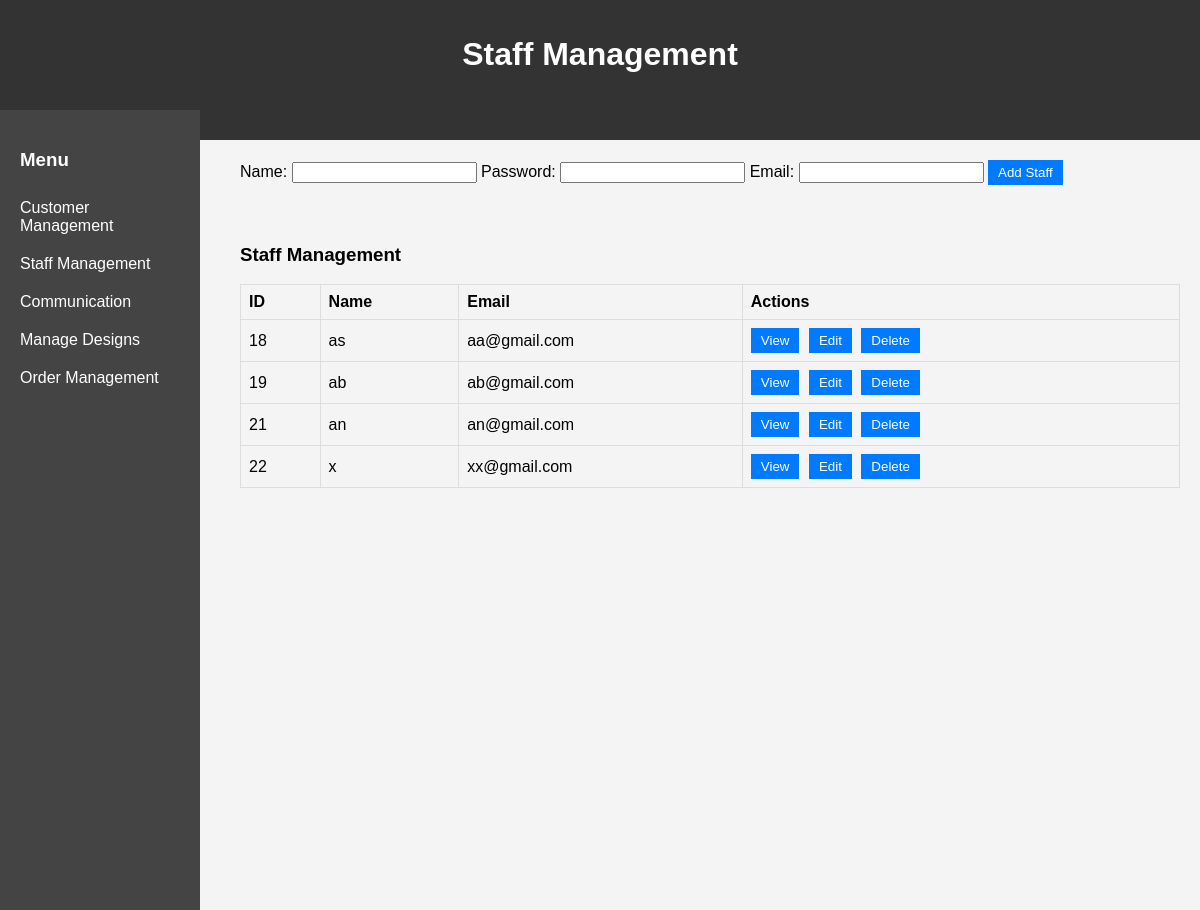
The app's page /admin/staff.php with its own data.
### tables this page shows
CREATE TABLE `users` (
  `USER_ID` int(11) NOT NULL,
  `USERNAME` varchar(50) NOT NULL,
  `PASSWORDD` varchar(255) NOT NULL,
  `EMAIL` varchar(100) NOT NULL,
  `PHONE` varchar(15) NOT NULL,
  `USER_TYPE` enum('ADMIN','CUSTOMER','STAFF') NOT NULL,
  `ADDRESSS` text DEFAULT NULL,
  `CREATED_AT` datetime NOT NULL DEFAULT current_timestamp()
);

### admin/staff.php (the view, shortened to what this page needs)
<!DOCTYPE html>
<html lang="en">
<head>
    <link rel="stylesheet" href="admin.css">
</head>
<body>
    <div class="header">
        <h1>Staff Management</h1>
    </div>
    <div class="admin-dashboard">
        <aside class="sidebar">
            <h3>Menu</h3>
            <a href="customers.php">Customer Management</a>
            <a href="staff.php">Staff Management</a>
            <a href="communications.php">Communication</a>
            <a href="manageDesign.php">Manage Designs</a>
            <a href="OrderManage.php">Order Management</a>
        </aside>
        <div class="header">
    </div>
    <div class="content">
            <form method="post" action="">
                <label for="username">Name:</label>
                <input type="text" id="username" name="username" required>
                <label for="password">Password:</label>
                <input type="text" id="Password" name="Password" required>
                <label for="email">Email:</label>
                <input type="email" id="email" name="email" required>
                <button type="submit">Add Staff</button>
            </form>
        </div>
        <main class="content">
            <h3>Staff Management</h3>
            <table>
                <thead>
                    <tr>
                        <th>ID</th>
                        <th>Name</th>
                        <th>Email</th>
                        <th>Actions</th>
                    </tr>
                </thead>
                <tbody>
                    <?php
                    $servername = "localhost";
                    $username = "root";
                    $password = "";
                    $dbname = "fashion";
                    $conn = new mysqli($servername, $username, $password, $dbname);
                    $sql = "SELECT USER_ID, USERNAME, EMAIL FROM users where USER_TYPE='STAFF'";
                    $result = $conn->query($sql);
                    if ($result->num_rows > 0) {
                        while ($row = $result->fetch_assoc()) {
                            echo "<tr>";
                            echo "<td>" . $row['USER_ID'] . "</td>";
                            echo "<td>" . $row['USERNAME'] . "</td>";
                            echo "<td>" . $row['EMAIL'] . "</td>";
                            echo "<td>
                                    <button onclick=\"window.location.href='view_staff.php?id=".$row['USER_ID']."'\">View</button>
                                    <button onclick=\"window.location.href='edit_staff.php?id=".$row['USER_ID']."'\">Edit</button>
                                    <button onclick=\"window.location.href='delete_staff.php?id=".$row['USER_ID']."'\">Delete</button>
                                  </td>";
                            echo "</tr>";
                        }
                    } else {
                        echo "<tr><td colspan='4'>No staff found</td></tr>";
                    }
                    ?>
                </tbody>
            </table>
        </main>
    </div>
</body>
</html>

### customer/admin.css (style rules this page uses)
body { font-family: Arial, sans-serif; background-color: #f4f4f4; margin: 0; padding: 0; }
.header { background-color: #333; color: #fff; padding: 15px; text-align: center; }
.sidebar { width: 200px; background-color: #444; color: #fff; height: 100vh; float: left; padding: 20px; box-sizing: border-box; }
.sidebar a { color: #fff; display: block; padding: 10px 0; text-decoration: none; }
.content { margin-left: 220px; padding: 20px; box-sizing: border-box; }
table { width: 100%; border-collapse: collapse; }
th, td { border: 1px solid #ddd; padding: 8px; text-align: left; }
th { background-color: #f4f4f4; }
button { padding: 5px 10px; margin-right: 5px; border: none; background-color: #007bff; color: #fff; cursor: pointer; }

### records on screen
users: USER_ID "18", USERNAME "as", EMAIL "aa@gmail.com"
users: USER_ID "19", USERNAME "ab", EMAIL "ab@gmail.com"
users: USER_ID "21", USERNAME "an", EMAIL "an@gmail.com"
users: USER_ID "22", USERNAME "x", EMAIL "xx@gmail.com"
